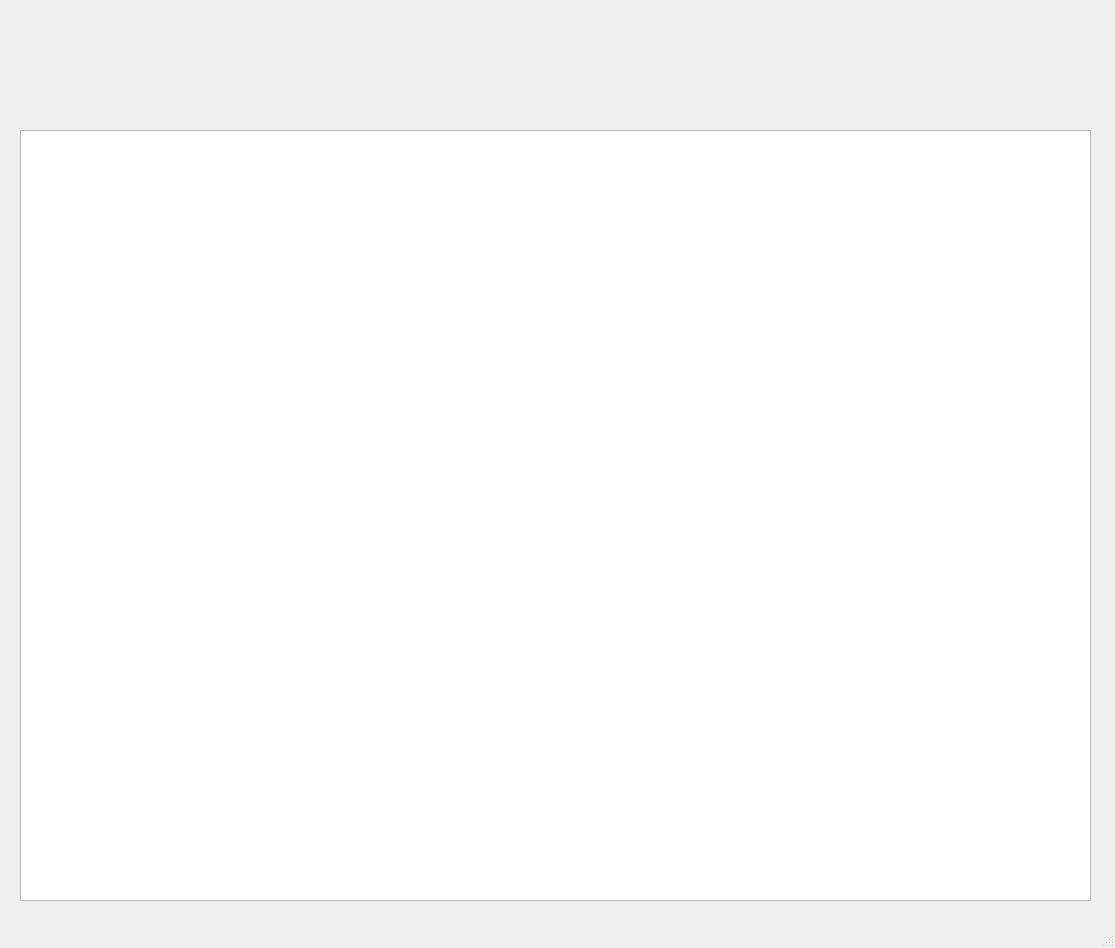
<?xml version="1.0" encoding="UTF-8"?>
<ui version="4.0">
 <class>MainWindow</class>
 <widget class="QMainWindow" name="MainWindow">
  <property name="geometry">
   <rect>
    <x>0</x>
    <y>0</y>
    <width>1115</width>
    <height>948</height>
   </rect>
  </property>
  <property name="windowTitle">
   <string>MainWindow</string>
  </property>
  <widget class="QWidget" name="centralwidget">
   <widget class="QTableWidget" name="tableWidget">
    <property name="geometry">
     <rect>
      <x>20</x>
      <y>130</y>
      <width>1071</width>
      <height>771</height>
     </rect>
    </property>
   </widget>
  </widget>
  <widget class="QMenuBar" name="menubar">
   <property name="geometry">
    <rect>
     <x>0</x>
     <y>0</y>
     <width>1115</width>
     <height>21</height>
    </rect>
   </property>
  </widget>
  <widget class="QStatusBar" name="statusbar"/>
 </widget>
 <resources/>
 <connections/>
</ui>
